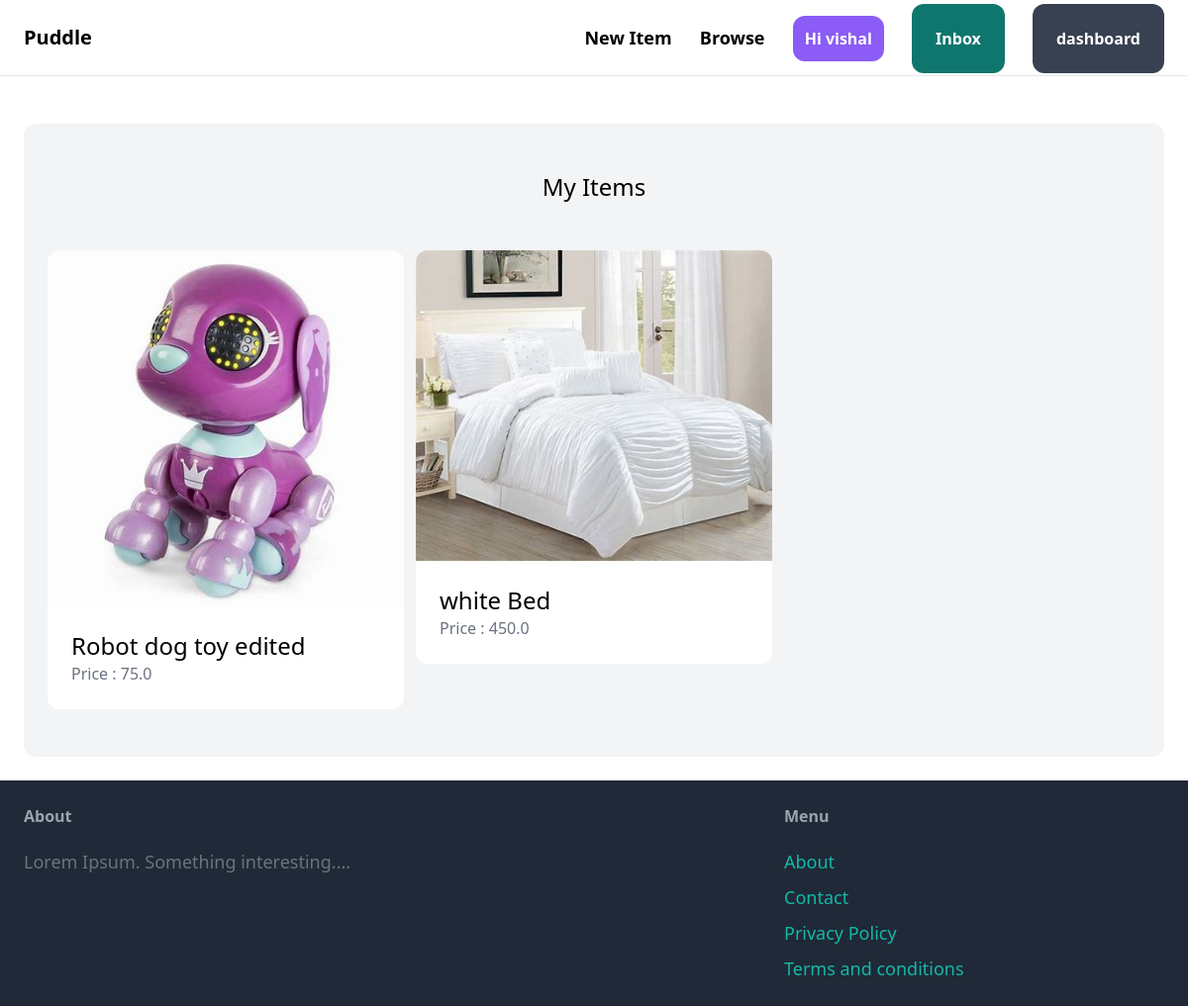
Page /dashboard/ (signed in) on the committed database.
### item/models.py (models this page shows, shortened)
class Item(models.Model):
    category = models.ForeignKey(Category, related_name='items', on_delete=models.CASCADE)
    name = models.CharField(max_length=255)
    description = models.TextField(blank=True, null= True)
    price = models.FloatField()
    image =models.ImageField(upload_to='item_images', null=True, blank=True)
    is_sold = models.BooleanField(default=False)
    created_at = models.DateTimeField(auto_now_add=True)
    created_by = models.ForeignKey(User, related_name='items', on_delete=models.CASCADE)
    class Meta:
        ordering = ('name',)

### dashboard/views.py (the view)
# urls.py: path('', views.index, name='index'),
@login_required
def index(request):
    items = Item.objects.filter(created_by = request.user)
    return render(request, 'dashboard/index.html', {
        'items': items,
    })

### dashboard/templates/dashboard/index.html (shortened to what this page needs)
{% extends 'core/base.html' %}
{% block content %}
<div class="mt-6 px-6 py-12 bg-gray-100 rounded-xl">
    <h2 class="mb-12 text-2xl text-center">My Items</h2>
    <div class="grid grid-cols-3 gap-3">
        {% for item in items %}
        <div>
            <a href="{% url 'item:detail' pk=item.id %}">
                <div>
                    <img src="{{item.image.url}}" class="rounded-t-xl" alt="some image">
                </div>
                <div class="p-6 bg-white rounded-b-xl">
                    <h2 class="text-2xl">{{item.name}}</h2>
                    <p class="text-gray-500">Price : {{item.price}}</p>
                </div>
            </a>
        </div>
        {% endfor %}
    </div>
</div>
{% endblock %}

### core/templates/core/base.html (shortened to what this page needs)
<!DOCTYPE html>
<html lang="en">
<head>
    <script src="https://cdn.tailwindcss.com"></script>
</head>
<body>
    <nav class="px-6 py-6 flex justify-between items-center border-b border-gray-200">
        <a href="/" class="text-xl font-semibold">Puddle</a>
        <div class="space-x-6">
            <a href="{% url 'item:new' %}" class="text-lg font-semibold hover:text-gray-500">New Item</a>
            <a href="{% url 'item:items' %}" class="text-lg font-semibold hover:text-gray-500">Browse</a>
            {% if request.user.is_authenticated %}
            <a href="#" class="px-3 py-3 font-semibold bg-violet-500 text-white rounded-xl hover: bg-teal-700"> Hi
                {{user.username}}</a>
            <a href="#" class="px-6 py-6 font-semibold bg-teal-500 text-white rounded-xl hover: bg-teal-700">Inbox</a>
            <a href="{% url 'dashboard:index' %}"
                class="px-6 py-6 font-semibold bg-gray-500 text-white rounded-xl hover: bg-gray-700">dashboard</a>
            {% else %}
            <a href="{% url 'core:signup' %}"
                class="px-6 py-6 font-semibold bg-teal-500 text-white rounded-xl hover: bg-teal-700">Sign Up</a>
            <a href="{% url 'core:login' %}"
                class="px-6 py-6 font-semibold bg-gray-500 text-white rounded-xl hover: bg-gray-700">Log in</a>
            {% endif %}
        </div>
    </nav>
    <div class="px-6 py-6">
        {% block content %}
        {% endblock %}
    </div>
    <footer class="px-6 py-6 flex justify-between bg-gray-800">
        <div class="w-2/3 pr-10">
            <h3 class="mb-5 font-semibold  text-gray-400">About</h3>
            <p class="text-lg text-gray-500">Lorem Ipsum. Something interesting....</p>
        </div>
        <div class="w-1/3">
            <h3 class="mb-5 font-semibold  text-gray-400">Menu</h3>
            <ul class="space-y-2">
                <li><a href="#" class="text-lg text-teal-500 hover:text-teal-700">About</a></li>
                <li><a href="{% url 'core:contact' %}" class="text-lg text-teal-500 hover:text-teal-700">Contact</a>
                </li>
                <li><a href="#" class="text-lg text-teal-500 hover:text-teal-700">Privacy Policy</a></li>
                <li><a href="#" class="text-lg text-teal-500 hover:text-teal-700">Terms and conditions</a></li>
            </ul>
        </div>
    </footer>
</body>
</html>

### rows in the picture
Item: image (picture), name "Robot dog toy edited", price "75.0"
Item: image (picture), name "white Bed", price "450.0"

### other values in the picture
{{ user.username }} "vishal"
